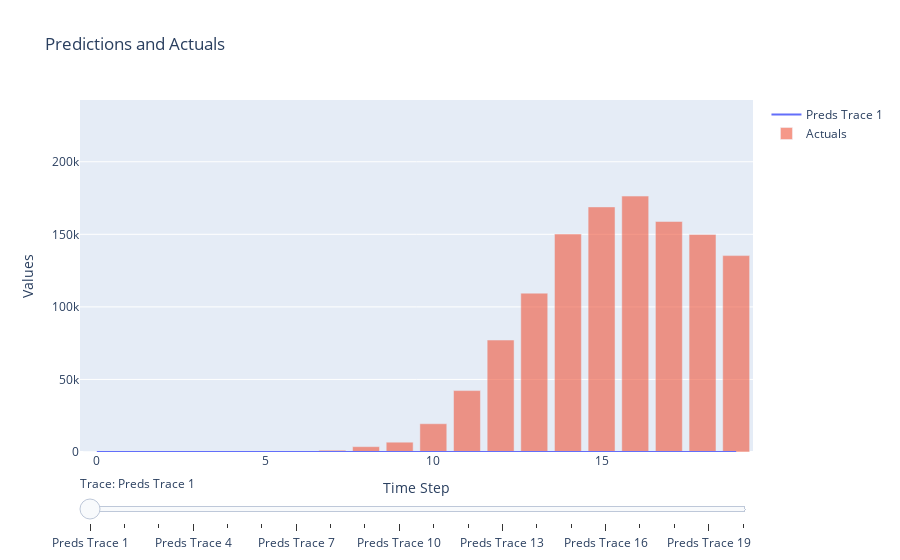

Source (notebook cell):
### Code cell
fig3.show()

### Figure 1 — Plotly figure (JSON) as saved in the notebook; plotly's stock layout.template omitted (floating-point values rounded to 4 significant figures)
{"data": [{"mode": "lines", "name": "Preds Trace 1", "type": "scatter", "visible": true, "x": [0, 1, 2, 3, 4, 5, 6, 7, 8, 9, 10, 11, 12, 13, 14, 15, 16, 17, 18, 19], "y": [0.0, 0.0, 0.0, 0.0, 0.0, 0.0, 0.0, 0.0, 0.0, 0.0, 0.0, 0.0, 0.0, 0.0, 0.0, 0.0, 0.0, 0.0, 0.0, 0.0]}, {"mode": "lines", "name": "Preds Trace 2", "type": "scatter", "visible": false, "x": [0, 1, 2, 3, 4, 5, 6, 7, 8, 9, 10, 11, 12, 13, 14, 15, 16, 17, 18, 19], "y": [0.0, 0.0, 0.0, 0.0, 0.0, 0.0, 0.0, 0.0, 0.0, 0.0, 0.0, 0.0, 0.0, 0.0, 0.0, 0.0, 0.0, 0.0, 0.0, 0.0]}, {"mode": "lines", "name": "Preds Trace 3", "type": "scatter", "visible": false, "x": [0, 1, 2, 3, 4, 5, 6, 7, 8, 9, 10, 11, 12, 13, 14, 15, 16, 17, 18, 19], "y": [0.0, 0.0, 0.0, 0.0, 0.0, 0.0, 0.0, 0.0, 0.0, 0.0, 0.0, 0.0, 0.0, 0.0, 0.0, 0.0, 0.0, 0.0, 0.0, 0.0]}, {"mode": "lines", "name": "Preds Trace 4", "type": "scatter", "visible": false, "x": [0, 1, 2, 3, 4, 5, 6, 7, 8, 9, 10, 11, 12, 13, 14, 15, 16, 17, 18, 19], "y": [0.0, 0.0, 0.0, 0.0, 0.0, 0.0, 0.0, 0.0, 0.0, 0.0, 0.0, 0.0, 0.0, 0.0, 0.0, 0.0, 0.0, 0.0, 0.0, 0.0]}, {"mode": "lines", "name": "Preds Trace 5", "type": "scatter", "visible": false, "x": [0, 1, 2, 3, 4, 5, 6, 7, 8, 9, 10, 11, 12, 13, 14, 15, 16, 17, 18, 19], "y": [0.0, 0.0, 0.0, 0.0, 0.0, 0.0, 0.0, 0.0, 0.0, 0.0, 0.0, 0.0, 0.0, 0.0, 0.0, 0.0, 0.0, 0.0, 0.0, 0.0]}, {"mode": "lines", "name": "Preds Trace 6", "type": "scatter", "visible": false, "x": [0, 1, 2, 3, 4, 5, 6, 7, 8, 9, 10, 11, 12, 13, 14, 15, 16, 17, 18, 19], "y": [0.0, 0.0, 0.0, 0.0, 0.0, 401.3, 445.2, 881.0, 705.2, 4202.0, 14300.0, 36880.0, 70190.0, 113600.0, 157700.0, 194500.0, 214300.0, 207800.0, 177000.0, 124600.0]}, {"mode": "lines", "name": "Preds Trace 7", "type": "scatter", "visible": false, "x": [0, 1, 2, 3, 4, 5, 6, 7, 8, 9, 10, 11, 12, 13, 14, 15, 16, 17, 18, 19], "y": [0.0, 0.0, 0.0, 0.0, 0.0, 114.0, 441.3, 878.8, 708.7, 4242.0, 14440.0, 37160.0, 70520.0, 113800.0, 157600.0, 194000.0, 213400.0, 206800.0, 176000.0, 123800.0]}, {"mode": "lines", "name": "Preds Trace 8", "type": "scatter", "visible": false, "x": [0, 1, 2, 3, 4, 5, 6, 7, 8, 9, 10, 11, 12, 13, 14, 15, 16, 17, 18, 19], "y": [0.0, 0.0, 0.0, 0.0, 0.0, 114.0, 648.7, 880.3, 728.7, 4412.0, 15100.0, 38660.0, 72680.0, 116300.0, 159800.0, 195400.0, 214000.0, 206700.0, 175600.0, 123500.0]}, {"mode": "lines", "name": "Preds Trace 9", "type": "scatter", "visible": false, "x": [0, 1, 2, 3, 4, 5, 6, 7, 8, 9, 10, 11, 12, 13, 14, 15, 16, 17, 18, 19], "y": [0.0, 0.0, 0.0, 0.0, 0.0, 114.0, 648.7, 1220.0, 794.2, 4939.0, 17250.0, 43680.0, 80180.0, 125300.0, 168400.0, 202100.0, 217700.0, 208400.0, 176300.0, 124000.0]}, {"mode": "lines", "name": "Preds Trace 10", "type": "scatter", "visible": false, "x": [0, 1, 2, 3, 4, 5, 6, 7, 8, 9, 10, 11, 12, 13, 14, 15, 16, 17, 18, 19], "y": [0.0, 0.0, 0.0, 0.0, 0.0, 114.0, 648.7, 1220.0, 3679.0, 7237.0, 26990.0, 67030.0, 115800.0, 169200.0, 210900.0, 236400.0, 239000.0, 219700.0, 182900.0, 129000.0]}, {"mode": "lines", "name": "Preds Trace 11", "type": "scatter", "visible": false, "x": [0, 1, 2, 3, 4, 5, 6, 7, 8, 9, 10, 11, 12, 13, 14, 15, 16, 17, 18, 19], "y": [0.0, 0.0, 0.0, 0.0, 0.0, 114.0, 648.7, 1220.0, 3679.0, 6751.0, 27950.0, 69130.0, 119000.0, 173300.0, 215500.0, 240800.0, 242600.0, 222400.0, 184900.0, 130400.0]}, {"mode": "lines", "name": "Preds Trace 12", "type": "scatter", "visible": false, "x": [0, 1, 2, 3, 4, 5, 6, 7, 8, 9, 10, 11, 12, 13, 14, 15, 16, 17, 18, 19], "y": [0.0, 0.0, 0.0, 0.0, 0.0, 114.0, 648.7, 1220.0, 3679.0, 6751.0, 19490.0, 61860.0, 107500.0, 159000.0, 202100.0, 230900.0, 237800.0, 221300.0, 185000.0, 130500.0]}, {"mode": "lines", "name": "Preds Trace 13", "type": "scatter", "visible": false, "x": [0, 1, 2, 3, 4, 5, 6, 7, 8, 9, 10, 11, 12, 13, 14, 15, 16, 17, 18, 19], "y": [0.0, 0.0, 0.0, 0.0, 0.0, 114.0, 648.7, 1220.0, 3679.0, 6751.0, 19490.0, 42320.0, 66560.0, 109100.0, 155200.0, 194900.0, 217800.0, 212800.0, 181200.0, 127600.0]}, {"mode": "lines", "name": "Preds Trace 14", "type": "scatter", "visible": false, "x": [0, 1, 2, 3, 4, 5, 6, 7, 8, 9, 10, 11, 12, 13, 14, 15, 16, 17, 18, 19], "y": [0.0, 0.0, 0.0, 0.0, 0.0, 114.0, 648.7, 1220.0, 3679.0, 6751.0, 19490.0, 42320.0, 77140.0, 103400.0, 148600.0, 188400.0, 212500.0, 208700.0, 177700.0, 124700.0]}, {"mode": "lines", "name": "Preds Trace 15", "type": "scatter", "visible": false, "x": [0, 1, 2, 3, 4, 5, 6, 7, 8, 9, 10, 11, 12, 13, 14, 15, 16, 17, 18, 19], "y": [0.0, 0.0, 0.0, 0.0, 0.0, 114.0, 648.7, 1220.0, 3679.0, 6751.0, 19490.0, 42320.0, 77140.0, 109400.0, 146300.0, 185700.0, 209900.0, 206300.0, 175400.0, 122900.0]}, {"mode": "lines", "name": "Preds Trace 16", "type": "scatter", "visible": false, "x": [0, 1, 2, 3, 4, 5, 6, 7, 8, 9, 10, 11, 12, 13, 14, 15, 16, 17, 18, 19], "y": [0.0, 0.0, 0.0, 0.0, 0.0, 114.0, 648.7, 1220.0, 3679.0, 6751.0, 19490.0, 42320.0, 77140.0, 109400.0, 150200.0, 189300.0, 212300.0, 207700.0, 176200.0, 123400.0]}, {"mode": "lines", "name": "Preds Trace 17", "type": "scatter", "visible": false, "x": [0, 1, 2, 3, 4, 5, 6, 7, 8, 9, 10, 11, 12, 13, 14, 15, 16, 17, 18, 19], "y": [0.0, 0.0, 0.0, 0.0, 0.0, 114.0, 648.7, 1220.0, 3679.0, 6751.0, 19490.0, 42320.0, 77140.0, 109400.0, 150200.0, 168900.0, 214500.0, 209200.0, 177200.0, 124000.0]}, {"mode": "lines", "name": "Preds Trace 18", "type": "scatter", "visible": false, "x": [0, 1, 2, 3, 4, 5, 6, 7, 8, 9, 10, 11, 12, 13, 14, 15, 16, 17, 18, 19], "y": [0.0, 0.0, 0.0, 0.0, 0.0, 114.0, 648.7, 1220.0, 3679.0, 6751.0, 19490.0, 42320.0, 77140.0, 109400.0, 150200.0, 168900.0, 176300.0, 209100.0, 177300.0, 123900.0]}, {"mode": "lines", "name": "Preds Trace 19", "type": "scatter", "visible": false, "x": [0, 1, 2, 3, 4, 5, 6, 7, 8, 9, 10, 11, 12, 13, 14, 15, 16, 17, 18, 19], "y": [0.0, 0.0, 0.0, 0.0, 0.0, 114.0, 648.7, 1220.0, 3679.0, 6751.0, 19490.0, 42320.0, 77140.0, 109400.0, 150200.0, 168900.0, 176300.0, 158800.0, 177700.0, 124300.0]}, {"mode": "lines", "name": "Preds Trace 20", "type": "scatter", "visible": false, "x": [0, 1, 2, 3, 4, 5, 6, 7, 8, 9, 10, 11, 12, 13, 14, 15, 16, 17, 18, 19], "y": [0.0, 0.0, 0.0, 0.0, 0.0, 114.0, 648.7, 1220.0, 3679.0, 6751.0, 19490.0, 42320.0, 77140.0, 109400.0, 150200.0, 168900.0, 176300.0, 158800.0, 149900.0, 124900.0]}, {"name": "Actuals", "opacity": 0.6, "type": "bar", "x": [0, 1, 2, 3, 4, 5, 6, 7, 8, 9, 10, 11, 12, 13, 14, 15, 16, 17, 18, 19], "y": [0.0, 0.0, 0.0, 0.0, 0.0, 114.0, 648.7, 1220.0, 3679.0, 6751.0, 19490.0, 42320.0, 77140.0, 109400.0, 150200.0, 168900.0, 176300.0, 158800.0, 149900.0, 135300.0]}], "layout": {"barmode": "overlay", "sliders": [{"active": 0, "currentvalue": {"prefix": "Trace: "}, "pad": {"t": 20}, "steps": [{"args": [{"visible": [true, false, false, false, false, false, false, false, false, false, false, false, false, false, false, false, false, false, false, false, true]}], "label": "Preds Trace 1", "method": "update"}, {"args": [{"visible": [false, true, false, false, false, false, false, false, false, false, false, false, false, false, false, false, false, false, false, false, true]}], "label": "Preds Trace 2", "method": "update"}, {"args": [{"visible": [false, false, true, false, false, false, false, false, false, false, false, false, false, false, false, false, false, false, false, false, true]}], "label": "Preds Trace 3", "method": "update"}, {"args": [{"visible": [false, false, false, true, false, false, false, false, false, false, false, false, false, false, false, false, false, false, false, false, true]}], "label": "Preds Trace 4", "method": "update"}, {"args": [{"visible": [false, false, false, false, true, false, false, false, false, false, false, false, false, false, false, false, false, false, false, false, true]}], "label": "Preds Trace 5", "method": "update"}, {"args": [{"visible": [false, false, false, false, false, true, false, false, false, false, false, false, false, false, false, false, false, false, false, false, true]}], "label": "Preds Trace 6", "method": "update"}, {"args": [{"visible": [false, false, false, false, false, false, true, false, false, false, false, false, false, false, false, false, false, false, false, false, true]}], "label": "Preds Trace 7", "method": "update"}, {"args": [{"visible": [false, false, false, false, false, false, false, true, false, false, false, false, false, false, false, false, false, false, false, false, true]}], "label": "Preds Trace 8", "method": "update"}, {"args": [{"visible": [false, false, false, false, false, false, false, false, true, false, false, false, false, false, false, false, false, false, false, false, true]}], "label": "Preds Trace 9", "method": "update"}, {"args": [{"visible": [false, false, false, false, false, false, false, false, false, true, false, false, false, false, false, false, false, false, false, false, true]}], "label": "Preds Trace 10", "method": "update"}, {"args": [{"visible": [false, false, false, false, false, false, false, false, false, false, true, false, false, false, false, false, false, false, false, false, true]}], "label": "Preds Trace 11", "method": "update"}, {"args": [{"visible": [false, false, false, false, false, false, false, false, false, false, false, true, false, false, false, false, false, false, false, false, true]}], "label": "Preds Trace 12", "method": "update"}, {"args": [{"visible": [false, false, false, false, false, false, false, false, false, false, false, false, true, false, false, false, false, false, false, false, true]}], "label": "Preds Trace 13", "method": "update"}, {"args": [{"visible": [false, false, false, false, false, false, false, false, false, false, false, false, false, true, false, false, false, false, false, false, true]}], "label": "Preds Trace 14", "method": "update"}, {"args": [{"visible": [false, false, false, false, false, false, false, false, false, false, false, false, false, false, true, false, false, false, false, false, true]}], "label": "Preds Trace 15", "method": "update"}, {"args": [{"visible": [false, false, false, false, false, false, false, false, false, false, false, false, false, false, false, true, false, false, false, false, true]}], "label": "Preds Trace 16", "method": "update"}, {"args": [{"visible": [false, false, false, false, false, false, false, false, false, false, false, false, false, false, false, false, true, false, false, false, true]}], "label": "Preds Trace 17", "method": "update"}, {"args": [{"visible": [false, false, false, false, false, false, false, false, false, false, false, false, false, false, false, false, false, true, false, false, true]}], "label": "Preds Trace 18", "method": "update"}, {"args": [{"visible": [false, false, false, false, false, false, false, false, false, false, false, false, false, false, false, false, false, false, true, false, true]}], "label": "Preds Trace 19", "method": "update"}, {"args": [{"visible": [false, false, false, false, false, false, false, false, false, false, false, false, false, false, false, false, false, false, false, true, true]}], "label": "Preds Trace 20", "method": "update"}]}], "title": {"text": "Predictions and Actuals"}, "xaxis": {"title": {"text": "Time Step"}}, "yaxis": {"range": [0, 242600.0], "title": {"text": "Values"}}}}
